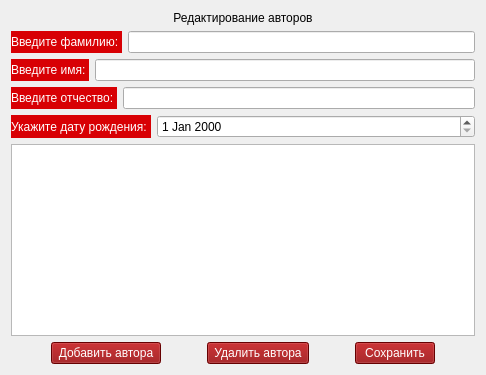
        <widget class="QWidget" name="page_2">
         <layout class="QVBoxLayout" name="verticalLayout_16">
          <item>
           <layout class="QHBoxLayout" name="horizontalLayout_25">
            <item>
             <widget class="QLabel" name="label_22">
              <property name="styleSheet">
               <string notr="true">font: 11pt &quot;Comic Sans MS&quot;;</string>
              </property>
              <property name="text">
               <string>Редактирование авторов</string>
              </property>
              <property name="alignment">
               <set>Qt::AlignCenter</set>
              </property>
             </widget>
            </item>
           </layout>
          </item>
          <item>
           <layout class="QVBoxLayout" name="verticalLayout_17">
            <item>
             <layout class="QHBoxLayout" name="horizontalLayout_29" stretch="0,100">
              <item>
               <widget class="QLabel" name="label_24">
                <property name="styleSheet">
                 <string notr="true">background-color: rgb(216, 0, 4);
color: rgb(255, 255, 255);
font: 9pt &quot;Comic Sans MS&quot;;</string>
                </property>
                <property name="text">
                 <string>Введите фамилию: </string>
                </property>
               </widget>
              </item>
              <item>
               <widget class="QLineEdit" name="edit_f"/>
              </item>
             </layout>
            </item>
            <item>
             <layout class="QHBoxLayout" name="horizontalLayout_30" stretch="0,100">
              <item>
               <widget class="QLabel" name="label_25">
                <property name="styleSheet">
                 <string notr="true">background-color: rgb(216, 0, 4);
color: rgb(255, 255, 255);
font: 9pt &quot;Comic Sans MS&quot;;</string>
                </property>
                <property name="text">
                 <string>Введите имя: </string>
                </property>
               </widget>
              </item>
              <item>
               <widget class="QLineEdit" name="edit_i"/>
              </item>
             </layout>
            </item>
            <item>
             <layout class="QHBoxLayout" name="horizontalLayout_31" stretch="0,100">
              <item>
               <widget class="QLabel" name="label_26">
                <property name="styleSheet">
                 <string notr="true">background-color: rgb(216, 0, 4);
color: rgb(255, 255, 255);
font: 9pt &quot;Comic Sans MS&quot;;</string>
                </property>
                <property name="text">
                 <string>Введите отчество: </string>
                </property>
               </widget>
              </item>
              <item>
               <widget class="QLineEdit" name="edit_o"/>
              </item>
             </layout>
            </item>
            <item>
             <layout class="QHBoxLayout" name="horizontalLayout_32" stretch="0,100">
              <item>
               <widget class="QLabel" name="label_23">
                <property name="styleSheet">
                 <string notr="true">background-color: rgb(216, 0, 4);
color: rgb(255, 255, 255);
font: 9pt &quot;Comic Sans MS&quot;;</string>
                </property>
                <property name="text">
                 <string>Укажите дату рождения: </string>
                </property>
               </widget>
              </item>
              <item>
               <widget class="QDateEdit" name="date_author"/>
              </item>
             </layout>
            </item>
           </layout>
          </item>
          <item>
           <widget class="QTableWidget" name="table_author"/>
          </item>
          <item>
           <layout class="QHBoxLayout" name="horizontalLayout_27">
            <item>
             <spacer name="horizontalSpacer_26">
              <property name="orientation">
               <enum>Qt::Horizontal</enum>
              </property>
              <property name="sizeHint" stdset="0">
               <size>
                <width>40</width>
                <height>20</height>
               </size>
              </property>
             </spacer>
            </item>
            <item>
             <widget class="QPushButton" name="btn_new_author">
              <property name="styleSheet">
               <string notr="true">background-color: rgb(143, 0, 2);
font: 9pt &quot;Comic Sans MS&quot;;
color: rgb(255, 255, 255);</string>
              </property>
              <property name="text">
               <string> Добавить автора </string>
              </property>
             </widget>
            </item>
            <item>
             <spacer name="horizontalSpacer_25">
              <property name="orientation">
               <enum>Qt::Horizontal</enum>
              </property>
              <property name="sizeHint" stdset="0">
               <size>
                <width>40</width>
                <height>20</height>
               </size>
              </property>
             </spacer>
            </item>
            <item>
             <widget class="QPushButton" name="btn_delete_author">
              <property name="styleSheet">
               <string notr="true">background-color: rgb(143, 0, 2);
font: 9pt &quot;Comic Sans MS&quot;;
color: rgb(255, 255, 255);</string>
              </property>
              <property name="text">
               <string> Удалить автора </string>
              </property>
             </widget>
            </item>
            <item>
             <spacer name="horizontalSpacer_24">
              <property name="orientation">
               <enum>Qt::Horizontal</enum>
              </property>
              <property name="sizeHint" stdset="0">
               <size>
                <width>40</width>
                <height>20</height>
               </size>
              </property>
             </spacer>
            </item>
            <item>
             <widget class="QPushButton" name="btn_save_author">
              <property name="styleSheet">
               <string notr="true">background-color: rgb(143, 0, 2);
font: 9pt &quot;Comic Sans MS&quot;;
color: rgb(255, 255, 255);</string>
              </property>
              <property name="text">
               <string> Сохранить </string>
              </property>
             </widget>
            </item>
            <item>
             <spacer name="horizontalSpacer_23">
              <property name="orientation">
               <enum>Qt::Horizontal</enum>
              </property>
              <property name="sizeHint" stdset="0">
               <size>
                <width>40</width>
                <height>20</height>
               </size>
              </property>
             </spacer>
            </item>
           </layout>
          </item>
         </layout>
        </widget>
